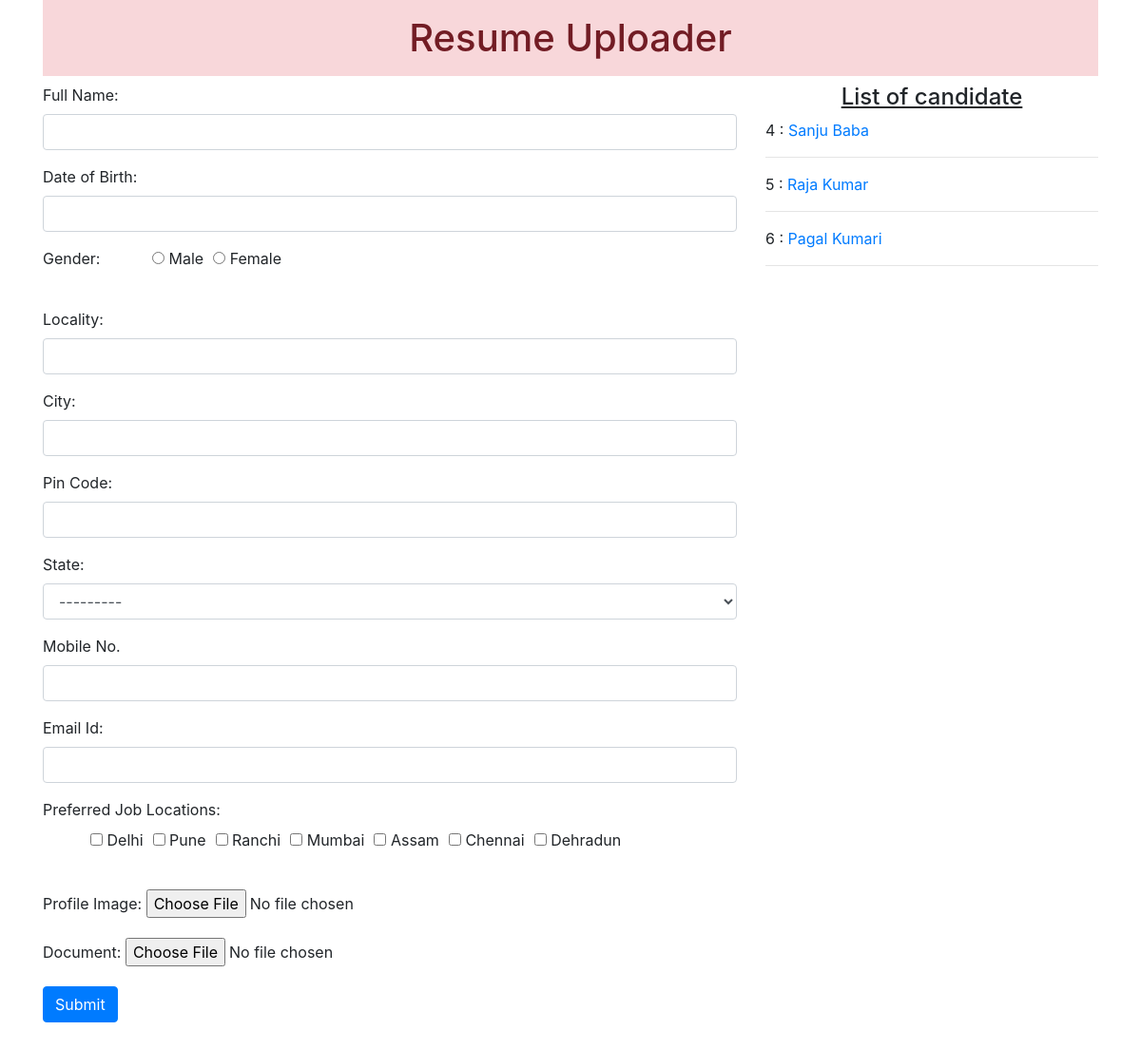
The page / on the database its author committed.
### myapp/models.py (models this page shows)
class Resume(models.Model):
    name = models.CharField(max_length=100)
    dob = models.DateField(auto_now=False, auto_now_add=False)
    gender = models.CharField(max_length=100)
    locality = models.CharField(max_length=100)
    city = models.CharField(max_length=100)
    pin = models.PositiveIntegerField()
    state = models.CharField(choices=STATE_CHOICE, max_length=100)
    mobile = models.PositiveIntegerField()
    email = models.EmailField()
    job_city = models.CharField(max_length=50)
    profile_image = models.ImageField(upload_to='profileimg', blank=True)
    my_file = models.FileField(upload_to='doc', blank=True)

### myapp/views.py (the view, shortened to what this page needs)
# urls.py: path('', views.HomeView.as_view(), name='home'),
class HomeView(View):
    def get(self, request):
        form = ResumeForm()
        candidates = Resume.objects.all()
        return render(request, 'myapp/home.html', {'candidates': candidates, 'form': form})

### myapp/templates/myapp/home.html (shortened to what this page needs)
<!doctype html>
{% load static %}
<html lang="en">
  <head>
    <link rel="stylesheet" href="https://maxcdn.bootstrapcdn.com/bootstrap/4.0.0/css/bootstrap.min.css">
    <link rel="stylesheet" href="//code.jquery.com/ui/1.12.1/themes/base/jquery-ui.css">
    <link rel="stylesheet" href="{% static 'myapp/css/style.css' %}">
  </head>
  <body>
    <div class="container mb-5">
    <h1 class="alert-danger text-center p-3">Resume Uploader</h1>
    <div class="row">
    <div class="col-sm-8">
    <form action="" method="POST" enctype="multipart/form-data" class="mb-3">
    {% for fm in form %}
    <div class="form-group mb-3">
    {{fm.label_tag}} {{fm}} <small class="text-danger">{{fm.errors|striptags}}</small>
    </div>
    {% endfor %}
    <input type="submit" value="Submit" class="btn btn-primary">
    </form>
    </div>
    <div class="col-sm-4 mb-3">
    <h4 class="text-center"><u>List of candidate</u></h4>
    {% for candidate in candidates %}
    {{candidate.id}} : <a href="{% url 'candidate' candidate.id %}">{{candidate.name}}</a>
    <hr>
    {% endfor %}
    </div>
    </div>
    </div>
  </body>
</html>

### myapp/static/myapp/css/style.css (style rules this page uses)
#id_gender, #id_job_city { list-style-type: none; display: inline-flex; }
#id_gender > li { padding-left: 10px; }
#id_job_city > li { padding-left: 10px; }

### rows shown on the page
Resume: id "4", name "Sanju Baba"
Resume: id "5", name "Raja Kumar"
Resume: id "6", name "Pagal Kumari"

### other values the page prints
{{ fm.label_tag }} "Full Name:" "Date of Birth:" "Gender:" "Locality:" "City:" "Pin Code:" "State:" "Mobile No." "Email Id:" "Preferred Job Locations:" "Profile Image:" "Document:"
